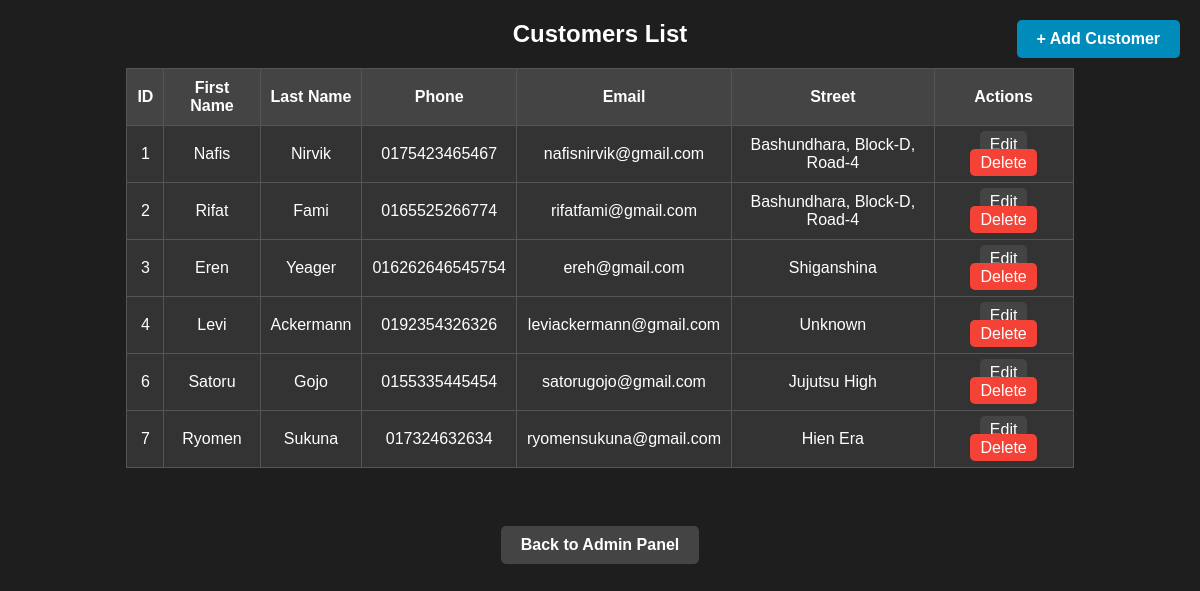
Page /admin/customers.php on the committed database.
### tables this page shows
CREATE TABLE `customer` (
  `c_id` int(150) NOT NULL,
  `c_first_name` varchar(150) NOT NULL,
  `c_last_name` varchar(150) NOT NULL,
  `c_phone` varchar(150) NOT NULL,
  `c_email` varchar(150) NOT NULL,
  `c_password` varchar(150) NOT NULL,
  `c_street` varchar(150) NOT NULL
);

### admin/customers.php (the view, shortened to what this page needs)
<?php
include('../db.php');
?>
<!DOCTYPE html>
<html lang="en">
<head>
</head>
<body>
    <h2>Customers List</h2>
    <a href="add_customer.php" class="add-btn">+ Add Customer</a>
    <table>
        <tr>
            <th>ID</th>
            <th>First Name</th>
            <th>Last Name</th>
            <th>Phone</th>
            <th>Email</th>
            <th>Street</th>
            <th>Actions</th>
        </tr>
        <?php
        $sql = "SELECT c_id, c_first_name, c_last_name, c_phone, c_email, c_street FROM customer";
        $result = $conn->query($sql);
        if ($result->num_rows > 0) {
            while($row = $result->fetch_assoc()) {
                echo "<tr>
                        <td>" . $row["c_id"] . "</td>
                        <td>" . $row["c_first_name"] . "</td>
                        <td>" . $row["c_last_name"] . "</td>
                        <td>" . $row["c_phone"] . "</td>
                        <td>" . $row["c_email"] . "</td>
                        <td>" . $row["c_street"] . "</td>
                        <td>
                            <a href='edit_customer.php?id=" . $row["c_id"] . "' class='action-btn'>Edit</a>
                            <a href='delete_customer.php?id=" . $row["c_id"] . "' class='action-btn delete-btn' onclick='return confirm(\"Are you sure you want to delete this customer?\");'>Delete</a>
                        </td>
                    </tr>";
            }
        } else {
            echo "<tr><td colspan='7'>No customers found</td></tr>";
        }
        ?>
    </table>
    <br>
    <a href="../index.php" class="back-btn">Back to Admin Panel</a>
</body>
</html>

### admin/customers.php (style rules this page uses)
body { font-family: Arial, sans-serif; background-color: #1e1e1e; color: white; text-align: center; }
table { width: 80%; margin: 20px auto; border-collapse: collapse; background-color: #333; }
th, td { border: 1px solid #555; padding: 10px; }
th { background-color: #444; }
.back-btn { display: inline-block; margin-top: 20px; padding: 10px 20px; background-color: #444; color: white; text-decoration: none; border-radius: 5px; font-weight: bold; transition: 0.3s; }
.action-btn { background-color: #444; color: white; text-decoration: none; padding: 5px 10px; border-radius: 5px; margin: 0 5px; }
.delete-btn { background-color: #f44336; }
.add-btn { position: absolute; top: 20px; right: 20px; background-color: #008CBA; color: white; padding: 10px 20px; text-decoration: none; border-radius: 5px; font-weight: bold; transition: 0.3s; }

### rows in the picture
customer: c_id "1", c_first_name "Nafis", c_last_name "Nirvik", c_phone "0175423465467", c_email "nafisnirvik@gmail.com", c_street "Bashundhara, Block-D, Road-4"
customer: c_id "2", c_first_name "Rifat", c_last_name "Fami", c_phone "0165525266774", c_email "rifatfami@gmail.com", c_street "Bashundhara, Block-D, Road-4"
customer: c_id "3", c_first_name "Eren", c_last_name "Yeager", c_phone "016262646545754", c_email "ereh@gmail.com", c_street "Shiganshina"
customer: c_id "4", c_first_name "Levi", c_last_name "Ackermann", c_phone "0192354326326", c_email "leviackermann@gmail.com", c_street "Unknown"
customer: c_id "6", c_first_name "Satoru", c_last_name "Gojo", c_phone "0155335445454", c_email "satorugojo@gmail.com", c_street "Jujutsu High"
customer: c_id "7", c_first_name "Ryomen", c_last_name "Sukuna", c_phone "017324632634", c_email "ryomensukuna@gmail.com", c_street "Hien Era"
